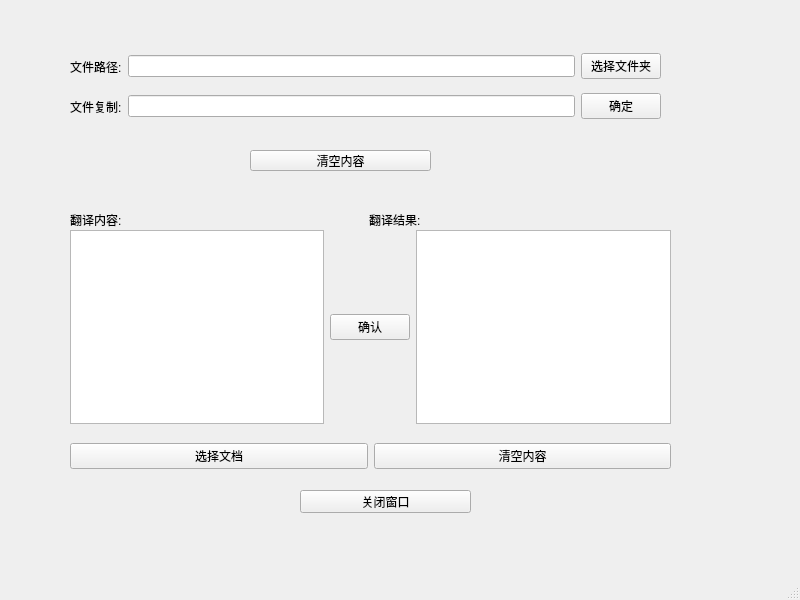
<?xml version="1.0" encoding="UTF-8"?>
<ui version="4.0">
 <class>MainWindow</class>
 <widget class="QMainWindow" name="MainWindow">
  <property name="geometry">
   <rect>
    <x>0</x>
    <y>0</y>
    <width>800</width>
    <height>600</height>
   </rect>
  </property>
  <property name="windowTitle">
   <string>MainWindow</string>
  </property>
  <widget class="QWidget" name="centralwidget">
   <widget class="QWidget" name="layoutWidget">
    <property name="geometry">
     <rect>
      <x>70</x>
      <y>50</y>
      <width>591</width>
      <height>33</height>
     </rect>
    </property>
    <layout class="QHBoxLayout" name="horizontalLayout_2">
     <item>
      <widget class="QLabel" name="label_3">
       <property name="text">
        <string>文件路径:</string>
       </property>
      </widget>
     </item>
     <item>
      <widget class="QLineEdit" name="lineEdit_2"/>
     </item>
     <item>
      <widget class="QPushButton" name="pushButton_3">
       <property name="text">
        <string>选择文件夹</string>
       </property>
      </widget>
     </item>
    </layout>
   </widget>
   <widget class="QPushButton" name="pushButton">
    <property name="geometry">
     <rect>
      <x>250</x>
      <y>150</y>
      <width>181</width>
      <height>21</height>
     </rect>
    </property>
    <property name="text">
     <string>清空内容</string>
    </property>
   </widget>
   <widget class="QPushButton" name="pushButton_7">
    <property name="geometry">
     <rect>
      <x>300</x>
      <y>490</y>
      <width>171</width>
      <height>23</height>
     </rect>
    </property>
    <property name="text">
     <string>关闭窗口</string>
    </property>
   </widget>
   <widget class="QWidget" name="layoutWidget">
    <property name="geometry">
     <rect>
      <x>70</x>
      <y>90</y>
      <width>591</width>
      <height>33</height>
     </rect>
    </property>
    <layout class="QHBoxLayout" name="horizontalLayout">
     <item>
      <widget class="QLabel" name="label_2">
       <property name="text">
        <string>文件复制:</string>
       </property>
      </widget>
     </item>
     <item>
      <widget class="QLineEdit" name="lineEdit"/>
     </item>
     <item>
      <widget class="QPushButton" name="pushButton_2">
       <property name="text">
        <string>确定</string>
       </property>
      </widget>
     </item>
    </layout>
   </widget>
   <widget class="QWidget" name="layoutWidget">
    <property name="geometry">
     <rect>
      <x>70</x>
      <y>210</y>
      <width>591</width>
      <height>20</height>
     </rect>
    </property>
    <layout class="QHBoxLayout" name="horizontalLayout_3">
     <item>
      <widget class="QLabel" name="label_4">
       <property name="text">
        <string>翻译内容:</string>
       </property>
      </widget>
     </item>
     <item>
      <widget class="QLabel" name="label_5">
       <property name="text">
        <string>翻译结果:</string>
       </property>
      </widget>
     </item>
    </layout>
   </widget>
   <widget class="QWidget" name="layoutWidget">
    <property name="geometry">
     <rect>
      <x>70</x>
      <y>230</y>
      <width>601</width>
      <height>194</height>
     </rect>
    </property>
    <layout class="QHBoxLayout" name="horizontalLayout_4">
     <item>
      <widget class="QTextEdit" name="textEdit"/>
     </item>
     <item>
      <widget class="QPushButton" name="pushButton_4">
       <property name="text">
        <string>确认</string>
       </property>
      </widget>
     </item>
     <item>
      <widget class="QTextEdit" name="textEdit_2"/>
     </item>
    </layout>
   </widget>
   <widget class="QWidget" name="layoutWidget">
    <property name="geometry">
     <rect>
      <x>70</x>
      <y>440</y>
      <width>601</width>
      <height>32</height>
     </rect>
    </property>
    <layout class="QHBoxLayout" name="horizontalLayout_5">
     <item>
      <widget class="QPushButton" name="pushButton_5">
       <property name="text">
        <string>选择文档</string>
       </property>
      </widget>
     </item>
     <item>
      <widget class="QPushButton" name="pushButton_6">
       <property name="text">
        <string>清空内容</string>
       </property>
      </widget>
     </item>
    </layout>
   </widget>
  </widget>
  <widget class="QMenuBar" name="menubar">
   <property name="geometry">
    <rect>
     <x>0</x>
     <y>0</y>
     <width>800</width>
     <height>24</height>
    </rect>
   </property>
  </widget>
  <widget class="QStatusBar" name="statusbar"/>
 </widget>
 <resources/>
 <connections>
  <connection>
   <sender>pushButton_7</sender>
   <signal>clicked()</signal>
   <receiver>MainWindow</receiver>
   <slot>close()</slot>
   <hints>
    <hint type="sourcelabel">
     <x>425</x>
     <y>525</y>
    </hint>
    <hint type="destinationlabel">
     <x>500</x>
     <y>524</y>
    </hint>
   </hints>
  </connection>
  <connection>
   <sender>pushButton</sender>
   <signal>clicked()</signal>
   <receiver>lineEdit</receiver>
   <slot>clear()</slot>
   <hints>
    <hint type="sourcelabel">
     <x>368</x>
     <y>184</y>
    </hint>
    <hint type="destinationlabel">
     <x>404</x>
     <y>129</y>
    </hint>
   </hints>
  </connection>
  <connection>
   <sender>pushButton</sender>
   <signal>clicked()</signal>
   <receiver>lineEdit_2</receiver>
   <slot>clear()</slot>
   <hints>
    <hint type="sourcelabel">
     <x>312</x>
     <y>185</y>
    </hint>
    <hint type="destinationlabel">
     <x>296</x>
     <y>87</y>
    </hint>
   </hints>
  </connection>
 </connections>
</ui>
